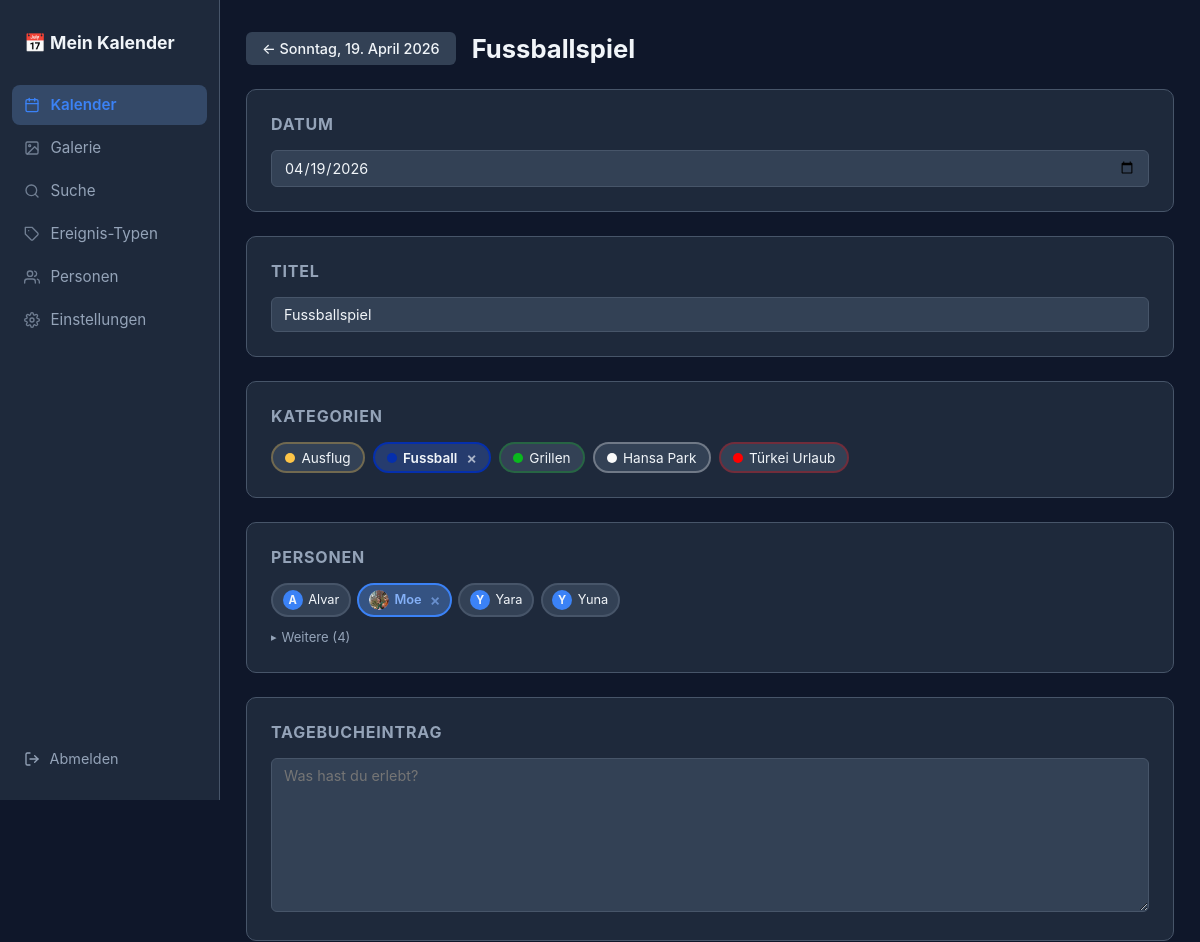
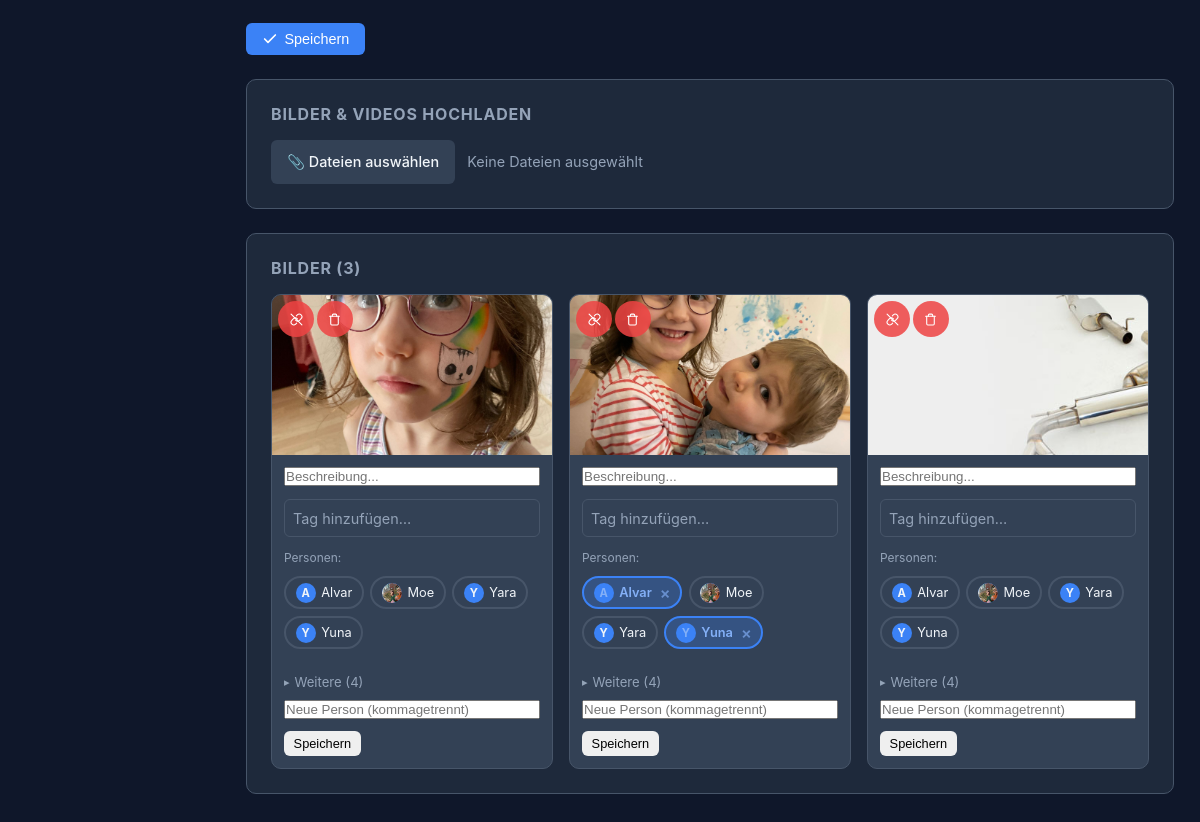
The app's page /ereignis/6 (signed in) with its own data (2 pictures, top to bottom).
### tables this page shows
CREATE TABLE ereignisse (
            id INTEGER PRIMARY KEY AUTOINCREMENT,
            datum TEXT NOT NULL,
            titel TEXT DEFAULT '',
            text TEXT DEFAULT '',
            erstellt_am TEXT DEFAULT (datetime('now'))
        );

CREATE TABLE kategorien (
            id INTEGER PRIMARY KEY AUTOINCREMENT,
            name TEXT NOT NULL,
            farbe TEXT NOT NULL DEFAULT '#3b82f6'
        );

CREATE TABLE personen (
            id INTEGER PRIMARY KEY AUTOINCREMENT,
            name TEXT UNIQUE NOT NULL
        , avatar TEXT DEFAULT NULL, favorit INTEGER DEFAULT 0);

CREATE TABLE bilder (
            id INTEGER PRIMARY KEY AUTOINCREMENT,
            datum TEXT NOT NULL,
            dateiname TEXT NOT NULL,
            beschreibung TEXT DEFAULT ''
        , ereignis_id INTEGER, thumbnail TEXT DEFAULT NULL);

### app.py (the view, shortened to what this page needs)
@app.route('/ereignis/<int:eid>', methods=['GET', 'POST'])
@login_required
def ereignis_bearbeiten(eid):
    conn = get_db()
    e = conn.execute("SELECT * FROM ereignisse WHERE id=?", (eid,)).fetchone()
    if not e:
        conn.close()
        return redirect(url_for('index'))
    ausgewaehlte_kategorien = {r['kategorie_id'] for r in conn.execute(
        "SELECT kategorie_id FROM ereignis_kategorien WHERE ereignis_id=?", (eid,)
    ).fetchall()}
    ausgewaehlte_personen = {r['person_id'] for r in conn.execute(
        "SELECT person_id FROM ereignis_personen WHERE ereignis_id=?", (eid,)
    ).fetchall()}
    alle_kategorien = conn.execute("SELECT * FROM kategorien ORDER BY name").fetchall()
    alle_personen = conn.execute("SELECT * FROM personen ORDER BY favorit DESC, name").fetchall()
    alle_tags = conn.execute("SELECT DISTINCT tag FROM bild_tags ORDER BY tag").fetchall()
    bilder = conn.execute(
        "SELECT b.*, GROUP_CONCAT(bt.tag, ',') as tags FROM bilder b "
        "LEFT JOIN bild_tags bt ON bt.bild_id=b.id "
        "WHERE b.ereignis_id=? GROUP BY b.id", (eid,)
    ).fetchall()
    bild_personen = {}
    for bild in bilder:
        bp = conn.execute(
            "SELECT person_id FROM bild_personen WHERE bild_id=?", (bild['id'],)
        ).fetchall()
        bild_personen[bild['id']] = {r['person_id'] for r in bp}
    conn.close()
    return render_template('ereignis.html',
        e=e,
        datum_formatiert=datum_formatieren(e['datum']),
        alle_kategorien=alle_kategorien,
        ausgewaehlte_kategorien=ausgewaehlte_kategorien,
        alle_personen=alle_personen,
        ausgewaehlte_personen=ausgewaehlte_personen,
        alle_tags=alle_tags,
        bilder=bilder,
        bild_personen=bild_personen,
    )

### app.py (called while the page is built)
@app.template_filter('hex_darken')
def hex_darken_filter(hex_color, factor=0.82):
    c = hex_color.lstrip('#')
    if len(c) != 6:
        return hex_color
    r, g, b = int(c[0:2], 16), int(c[2:4], 16), int(c[4:6], 16)
    return f'#{int(r*factor):02x}{int(g*factor):02x}{int(b*factor):02x}'

@app.template_filter('ist_video')
def ist_video_filter(dateiname):
    return '.' in str(dateiname) and str(dateiname).rsplit('.', 1)[1].lower() in VIDEO_EXTENSIONS

def get_db():
    conn = sqlite3.connect(DB_PATH)
    conn.row_factory = sqlite3.Row
    conn.execute("PRAGMA foreign_keys = ON")
    return conn

def login_required(f):
    @wraps(f)
    def decorated(*args, **kwargs):
        if not session.get('eingeloggt'):
            return redirect(url_for('login', next=request.path))
        return f(*args, **kwargs)
    return decorated

def datum_formatieren(datum):
    dt = datetime.strptime(datum, '%Y-%m-%d')
    return f"{WOCHENTAGE[dt.weekday()]}, {dt.day}. {MONATE[dt.month]} {dt.year}"

### templates/ereignis.html (shortened to what this page needs)
{% extends "base.html" %}
{% block content %}
<div class="page-header">
    <a href="{{ url_for('tag', datum=e.datum) }}" class="btn btn-ghost">← {{ datum_formatiert }}</a>
    <h1>{{ e.titel if e.titel else 'Neues Ereignis' }}</h1>
</div>
<form method="POST" enctype="multipart/form-data">
    <section class="card">
        <h2>Datum</h2>
        <input type="date" name="datum" value="{{ e.datum }}" class="input">
    </section>
    <section class="card">
        <h2>Titel</h2>
        <input type="text" name="titel" value="{{ e.titel }}" placeholder="z.B. Ausflug zum See" class="input">
    </section>
    <section class="card">
        <h2>Kategorien</h2>
        <div class="kategorie-auswahl">
            {% for k in alle_kategorien %}
            <label class="kategorie-chip" style="--farbe: {{ k.farbe }}">
                <span class="chip-dot" style="background:{{ k.farbe }}"></span>
                {{ k.name }}
            </label>
            {% endfor %}
        </div>
    </section>
    {% if alle_personen %}
    {% set favoriten = alle_personen | selectattr('favorit') | list %}
    {% set weitere = alle_personen | rejectattr('favorit') | list %}
    <section class="card">
        <h2>Personen</h2>
        <div class="personen-checkboxen">
            {% for p in favoriten %}
            <label class="personen-chip">
                <span class="person-avatar-sm">{% if p.avatar %}<img src="{{ url_for('static', filename='uploads/' + p.avatar) }}" alt="">{% else %}{{ p.name[0].upper() }}{% endif %}</span>
                {{ p.name }}
            </label>
            {% endfor %}
        </div>
        {% if weitere %}
        {% set ns = namespace(offen=false) %}
        {% for p in weitere %}{% if p.id in ausgewaehlte_personen %}{% set ns.offen = true %}{% endif %}{% endfor %}
        <details class="weitere-personen-details" {% if ns.offen %}open{% endif %}>
            <summary>Weitere ({{ weitere | length }})</summary>
        </details>
        {% endif %}
    </section>
    {% endif %}
    <section class="card">
        <h2>Tagebucheintrag</h2>
        <textarea name="text" rows="8" placeholder="Was hast du erlebt?">{{ e.text }}</textarea>
    </section>
    <button type="submit" class="btn btn-primary"><svg width="16" height="16" viewBox="0 0 24 24" fill="none" stroke="currentColor" stroke-width="2.5" stroke-linecap="round" stroke-linejoin="round"><polyline points="20 6 9 17 4 12"/></svg> Speichern</button>
</form>
<section class="card" style="margin-top:1.5rem">
    <h2>Bilder & Videos hochladen</h2>
    <form method="POST" action="{{ url_for('bilder_hochladen', eid=e.id) }}"
          enctype="multipart/form-data" class="upload-form">
        <label class="file-input-label">
            <span class="file-input-btn btn btn-ghost">📎 Dateien auswählen</span>
            <span class="file-input-info" id="datei-info">Keine Dateien ausgewählt</span>
        </label>
    </form>
</section>
{% if bilder %}
<section class="card" style="margin-top:1.5rem">
    <h2>Bilder ({{ bilder | length }})</h2>
    <div class="bilder-grid">
        {% for bild in bilder %}
        <div class="bild-karte">
            <div class="bild-thumb-wrapper">
                {% if bild.dateiname | ist_video %}
                {% if bild.thumbnail %}
                <img src="{{ url_for('static', filename='uploads/' + bild.thumbnail) }}"
                     alt="{{ bild.beschreibung }}" class="bild-thumb"
                     onclick="oeffneLichtbox({{ loop.index0 }})">
                <span class="video-badge">▶ Video</span>
                {% else %}
                <div class="video-placeholder bild-thumb" onclick="oeffneLichtbox({{ loop.index0 }})">
                    <svg width="28" height="28" viewBox="0 0 24 24" fill="currentColor"><polygon points="5 3 19 12 5 21 5 3"/></svg>
                    Video
                </div>
                {% endif %}
                {% else %}
                <img src="{{ url_for('static', filename='uploads/' + bild.dateiname) }}"
                     alt="{{ bild.beschreibung }}"
                     onclick="oeffneLichtbox({{ loop.index0 }})" class="bild-thumb">
                {% endif %}
                <form method="POST" action="{{ url_for('bild_loesen', bild_id=bild.id) }}"
                      onsubmit="return confirm('Bild vom Ereignis lösen? Es bleibt in der Galerie erhalten.')"
                      class="bild-loeschen-form">
                    <button type="submit" class="bild-loeschen-btn bild-loesen-btn" title="Vom Ereignis lösen"></button>
                </form>
                <form method="POST" action="{{ url_for('bild_loeschen', bild_id=bild.id) }}"
                      onsubmit="return confirm('Bild wirklich löschen?')"
                      class="bild-loeschen-form bild-loeschen-form-rechts">
                    <button type="submit" class="bild-loeschen-btn" title="Bild löschen"><svg width="13" height="13" viewBox="0 0 24 24" fill="none" stroke="currentColor" stroke-width="2" stroke-linecap="round" stroke-linejoin="round"><polyline points="3 6 5 6 21 6"/><path d="M19 6v14a2 2 0 0 1-2 2H7a2 2 0 0 1-2-2V6m3 0V4a2 2 0 0 1 2-2h4a2 2 0 0 1 2 2v2"/></svg></button>
                </form>
            </div>
            <div class="bild-info">
                <form method="POST" action="{{ url_for('bild_meta', bild_id=bild.id) }}">
                    <input type="text" name="beschreibung" value="{{ bild.beschreibung }}"
                           placeholder="Beschreibung..." class="input-small">
                    <div class="tag-eingabe" data-wert="{{ bild.tags or '' }}">
                    </div>
                    {% if alle_personen %}
                    {% set fav = alle_personen | selectattr('favorit') | list %}
                    {% set rest = alle_personen | rejectattr('favorit') | list %}
                    <p class="label-klein">Personen:</p>
                    <div class="personen-checkboxen">
                        {% for p in fav %}
                        <label class="personen-chip">
                            <span class="person-avatar-sm">{% if p.avatar %}<img src="{{ url_for('static', filename='uploads/' + p.avatar) }}" alt="">{% else %}{{ p.name[0].upper() }}{% endif %}</span>
                            {{ p.name }}
                        </label>
                        {% endfor %}
                    </div>
                    {% if rest %}
                    {% set ns2 = namespace(offen=false) %}
                    {% for p in rest %}{% if p.id in bild_personen.get(bild.id, []) %}{% set ns2.offen = true %}{% endif %}{% endfor %}
                    <details class="weitere-personen-details" {% if ns2.offen %}open{% endif %}>
                        <summary>Weitere ({{ rest | length }})</summary>
                    </details>
                    {% endif %}
                    {% endif %}
                    <input type="text" name="personen_neu"
                           placeholder="Neue Person (kommagetrennt)" class="input-small">
                    <button type="submit" class="btn btn-sm">Speichern</button>
                </form>
            </div>
        </div>
        {% endfor %}
    </div>
</section>
{% endif %}
{% endblock %}

### records on screen
ereignisse: titel "Fussballspiel", datum "04/19/2026"
kategorien: name "Ausflug"
kategorien: name "Fussball"
kategorien: name "Grillen"
kategorien: name "Hansa Park"
kategorien: name "Türkei Urlaub"
personen: name "A", name "Alvar"
personen: avatar (picture), name "Moe"
personen: name "Y", name "Yara"
personen: name "Y", name "Yuna"
bilder: dateiname (picture), rest "4"
bilder: dateiname (picture), rest "4"
bilder: dateiname (picture), rest "4"

### other values on screen
{{ datum_formatiert }} "Sonntag, 19. April 2026"
{{ weitere | length }} "4"
{{ bilder | length }} "3"
